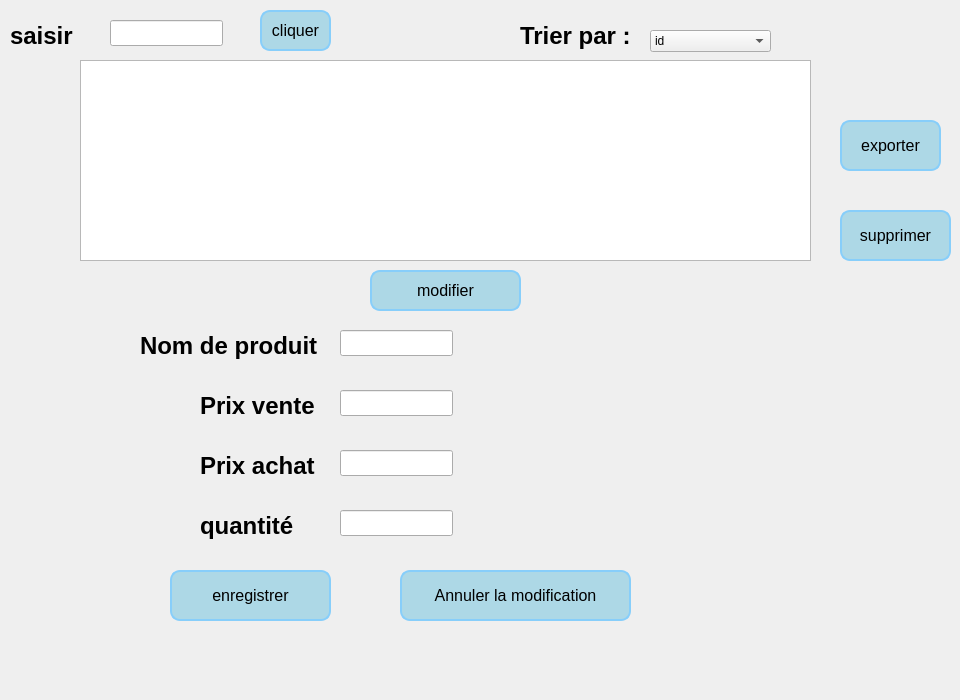
      <widget class="QWidget" name="tab_71">
       <attribute name="icon">
        <iconset>
         <normaloff>:/images/liste-a-puces.png</normaloff>:/images/liste-a-puces.png</iconset>
       </attribute>
       <attribute name="title">
        <string>Consulter</string>
       </attribute>
       <widget class="QLabel" name="label_311">
        <property name="geometry">
         <rect>
          <x>0</x>
          <y>520</y>
          <width>221</width>
          <height>171</height>
         </rect>
        </property>
        <property name="text">
         <string/>
        </property>
        <property name="pixmap">
         <pixmap>:/images/Shinny__7_-removebg-preview.png</pixmap>
        </property>
        <property name="scaledContents">
         <bool>true</bool>
        </property>
       </widget>
       <widget class="QLabel" name="label_312">
        <property name="geometry">
         <rect>
          <x>330</x>
          <y>60</y>
          <width>41</width>
          <height>21</height>
         </rect>
        </property>
        <property name="text">
         <string/>
        </property>
        <property name="pixmap">
         <pixmap>:/images/chercher.png</pixmap>
        </property>
        <property name="scaledContents">
         <bool>true</bool>
        </property>
       </widget>
       <widget class="QLabel" name="PrixHT_70">
        <property name="geometry">
         <rect>
          <x>140</x>
          <y>320</y>
          <width>191</width>
          <height>51</height>
         </rect>
        </property>
        <property name="styleSheet">
         <string notr="true">QLabel {
    font-family: 'Arial';    /* You can change this to any preferred font */
    font-size: 24px;         /* Adjust this value for the desired text size */
    color: #000000;          /* Dark color code */
    font-weight: bold;       /* Makes the text bold */
}
</string>
        </property>
        <property name="text">
         <string>Nom de produit</string>
        </property>
       </widget>
       <widget class="QLineEdit" name="EMPLOYEmodifier_7">
        <property name="geometry">
         <rect>
          <x>340</x>
          <y>450</y>
          <width>113</width>
          <height>26</height>
         </rect>
        </property>
       </widget>
       <widget class="QPushButton" name="pushButton_73">
        <property name="geometry">
         <rect>
          <x>370</x>
          <y>270</y>
          <width>151</width>
          <height>41</height>
         </rect>
        </property>
        <property name="styleSheet">
         <string notr="true">QPushButton {
    background-color: lightblue;  /* Button background color */
    color: black;                 /* Text color */
    font-size: 16px;              /* Text size */
    border: 2px solid #87CEFA;    /* Light blue border */
    border-radius: 10px;          /* Rounded corners */
    padding: 10px;                /* Padding for a better look */
}

QPushButton:hover {
    background-color: #87CEFA;    /* Slightly darker blue on hover */
}

QPushButton:pressed {
    background-color: #B0E0E6;    /* Lighter blue on press */
}
</string>
        </property>
        <property name="text">
         <string>modifier</string>
        </property>
       </widget>
       <widget class="QLabel" name="label_286">
        <property name="geometry">
         <rect>
          <x>520</x>
          <y>10</y>
          <width>131</width>
          <height>51</height>
         </rect>
        </property>
        <property name="styleSheet">
         <string notr="true">QLabel {
    font-family: 'Arial';    /* You can change this to any preferred font */
    font-size: 24px;         /* Adjust this value for the desired text size */
    color: #000000;          /* Dark color code */
    font-weight: bold;       /* Makes the text bold */
}
</string>
        </property>
        <property name="text">
         <string>Trier par :</string>
        </property>
       </widget>
       <widget class="QLineEdit" name="Nommodifier_7">
        <property name="geometry">
         <rect>
          <x>340</x>
          <y>330</y>
          <width>113</width>
          <height>26</height>
         </rect>
        </property>
       </widget>
       <widget class="QComboBox" name="ComboBox_trier_7">
        <property name="geometry">
         <rect>
          <x>650</x>
          <y>30</y>
          <width>121</width>
          <height>22</height>
         </rect>
        </property>
        <item>
         <property name="text">
          <string>id</string>
         </property>
        </item>
        <item>
         <property name="text">
          <string>nom</string>
         </property>
        </item>
        <item>
         <property name="text">
          <string>quatite</string>
         </property>
        </item>
       </widget>
       <widget class="QTableView" name="tableView_4">
        <property name="geometry">
         <rect>
          <x>80</x>
          <y>60</y>
          <width>731</width>
          <height>201</height>
         </rect>
        </property>
       </widget>
       <widget class="QPushButton" name="Annulermodif_7">
        <property name="geometry">
         <rect>
          <x>400</x>
          <y>570</y>
          <width>231</width>
          <height>51</height>
         </rect>
        </property>
        <property name="styleSheet">
         <string notr="true">QPushButton {
    background-color: lightblue;  /* Button background color */
    color: black;                 /* Text color */
    font-size: 16px;              /* Text size */
    border: 2px solid #87CEFA;    /* Light blue border */
    border-radius: 10px;          /* Rounded corners */
    padding: 10px;                /* Padding for a better look */
}

QPushButton:hover {
    background-color: #87CEFA;    /* Slightly darker blue on hover */
}

QPushButton:pressed {
    background-color: #B0E0E6;    /* Lighter blue on press */
}
</string>
        </property>
        <property name="text">
         <string>Annuler la modification</string>
        </property>
       </widget>
       <widget class="QPushButton" name="Enregistrer_7">
        <property name="geometry">
         <rect>
          <x>170</x>
          <y>570</y>
          <width>161</width>
          <height>51</height>
         </rect>
        </property>
        <property name="styleSheet">
         <string notr="true">QPushButton {
    background-color: lightblue;  /* Button background color */
    color: black;                 /* Text color */
    font-size: 16px;              /* Text size */
    border: 2px solid #87CEFA;    /* Light blue border */
    border-radius: 10px;          /* Rounded corners */
    padding: 10px;                /* Padding for a better look */
}

QPushButton:hover {
    background-color: #87CEFA;    /* Slightly darker blue on hover */
}

QPushButton:pressed {
    background-color: #B0E0E6;    /* Lighter blue on press */
}
</string>
        </property>
        <property name="text">
         <string>enregistrer</string>
        </property>
       </widget>
       <widget class="QLabel" name="PrixHT_72">
        <property name="geometry">
         <rect>
          <x>200</x>
          <y>440</y>
          <width>131</width>
          <height>51</height>
         </rect>
        </property>
        <property name="font">
         <font>
          <family>Arial</family>
          <pointsize>-1</pointsize>
          <bold>true</bold>
         </font>
        </property>
        <property name="styleSheet">
         <string notr="true">QLabel {
    font-family: 'Arial';    /* You can change this to any preferred font */
    font-size: 24px;         /* Adjust this value for the desired text size */
    color: #000000;          /* Dark color code */
    font-weight: bold;       /* Makes the text bold */
}
</string>
        </property>
        <property name="text">
         <string>Prix achat</string>
        </property>
       </widget>
       <widget class="QLineEdit" name="lineEdit_248">
        <property name="geometry">
         <rect>
          <x>110</x>
          <y>20</y>
          <width>113</width>
          <height>26</height>
         </rect>
        </property>
       </widget>
       <widget class="QPushButton" name="pushButton_exporter_70">
        <property name="geometry">
         <rect>
          <x>840</x>
          <y>120</y>
          <width>101</width>
          <height>51</height>
         </rect>
        </property>
        <property name="styleSheet">
         <string notr="true">QPushButton {
    background-color: lightblue;  /* Button background color */
    color: black;                 /* Text color */
    font-size: 16px;              /* Text size */
    border: 2px solid #87CEFA;    /* Light blue border */
    border-radius: 10px;          /* Rounded corners */
    padding: 10px;                /* Padding for a better look */
}

QPushButton:hover {
    background-color: #87CEFA;    /* Slightly darker blue on hover */
}

QPushButton:pressed {
    background-color: #B0E0E6;    /* Lighter blue on press */
}
</string>
        </property>
        <property name="text">
         <string>exporter</string>
        </property>
       </widget>
       <widget class="QPushButton" name="pushButton_74">
        <property name="geometry">
         <rect>
          <x>840</x>
          <y>210</y>
          <width>111</width>
          <height>51</height>
         </rect>
        </property>
        <property name="styleSheet">
         <string notr="true">QPushButton {
    background-color: lightblue;  /* Button background color */
    color: black;                 /* Text color */
    font-size: 16px;              /* Text size */
    border: 2px solid #87CEFA;    /* Light blue border */
    border-radius: 10px;          /* Rounded corners */
    padding: 10px;                /* Padding for a better look */
}

QPushButton:hover {
    background-color: #87CEFA;    /* Slightly darker blue on hover */
}

QPushButton:pressed {
    background-color: #B0E0E6;    /* Lighter blue on press */
}
</string>
        </property>
        <property name="text">
         <string>supprimer</string>
        </property>
       </widget>
       <widget class="QLineEdit" name="Prixmodifier_7">
        <property name="geometry">
         <rect>
          <x>340</x>
          <y>390</y>
          <width>113</width>
          <height>26</height>
         </rect>
        </property>
       </widget>
       <widget class="QPushButton" name="pushButton_rechercher70">
        <property name="geometry">
         <rect>
          <x>260</x>
          <y>10</y>
          <width>71</width>
          <height>41</height>
         </rect>
        </property>
        <property name="styleSheet">
         <string notr="true">QPushButton {
    background-color: lightblue;  /* Button background color */
    color: black;                 /* Text color */
    font-size: 16px;              /* Text size */
    border: 2px solid #87CEFA;    /* Light blue border */
    border-radius: 10px;          /* Rounded corners */
    padding: 10px;                /* Padding for a better look */
}

QPushButton:hover {
    background-color: #87CEFA;    /* Slightly darker blue on hover */
}

QPushButton:pressed {
    background-color: #B0E0E6;    /* Lighter blue on press */
}
</string>
        </property>
        <property name="text">
         <string>cliquer</string>
        </property>
       </widget>
       <widget class="QLabel" name="label_6">
        <property name="geometry">
         <rect>
          <x>10</x>
          <y>10</y>
          <width>91</width>
          <height>51</height>
         </rect>
        </property>
        <property name="styleSheet">
         <string notr="true">QLabel {
    font-family: 'Arial';    /* You can change this to any preferred font */
    font-size: 24px;         /* Adjust this value for the desired text size */
    color: #000000;          /* Dark color code */
    font-weight: bold;       /* Makes the text bold */
}
</string>
        </property>
        <property name="text">
         <string>saisir </string>
        </property>
       </widget>
       <widget class="QLabel" name="PrixHT_71">
        <property name="geometry">
         <rect>
          <x>200</x>
          <y>380</y>
          <width>131</width>
          <height>51</height>
         </rect>
        </property>
        <property name="styleSheet">
         <string notr="true">QLabel {
    font-family: 'Arial';    /* You can change this to any preferred font */
    font-size: 24px;         /* Adjust this value for the desired text size */
    color: #000000;          /* Dark color code */
    font-weight: bold;       /* Makes the text bold */
}
</string>
        </property>
        <property name="text">
         <string>Prix vente</string>
        </property>
       </widget>
       <widget class="QLabel" name="PrixHT_73">
        <property name="geometry">
         <rect>
          <x>200</x>
          <y>500</y>
          <width>131</width>
          <height>51</height>
         </rect>
        </property>
        <property name="font">
         <font>
          <family>Arial</family>
          <pointsize>-1</pointsize>
          <bold>true</bold>
         </font>
        </property>
        <property name="styleSheet">
         <string notr="true">QLabel {
    font-family: 'Arial';    /* You can change this to any preferred font */
    font-size: 24px;         /* Adjust this value for the desired text size */
    color: #000000;          /* Dark color code */
    font-weight: bold;       /* Makes the text bold */
}
</string>
        </property>
        <property name="text">
         <string>quantité</string>
        </property>
       </widget>
       <widget class="QLineEdit" name="EMPLOYEmodifier_8">
        <property name="geometry">
         <rect>
          <x>340</x>
          <y>510</y>
          <width>113</width>
          <height>26</height>
         </rect>
        </property>
       </widget>
      </widget>
